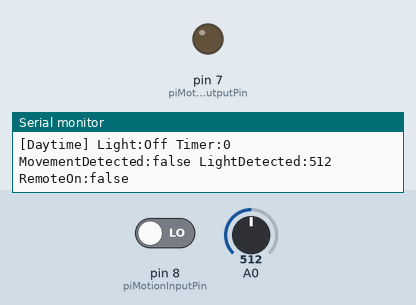
Recording of a sketch running on a simulated Arduino Uno, built with avr-gcc and run on an emulated ATmega328P. Parts: output pins drawn as LEDs (lit = HIGH), the last lines printed to the serial monitor. The test bench sets the inputs (shaded band); at power-on: A0 = 512, pin 8 (piMotionInputPin) LOW.

Above: at 1.2 s.
1.3 s: A0 set to 107
4.3 s: A0 set to 93
7.3 s: pin 8 (piMotionInputPin) driven HIGH
9.3 s: A0 set to 11
12.3 s: A0 set to 8
At 12.7 s:
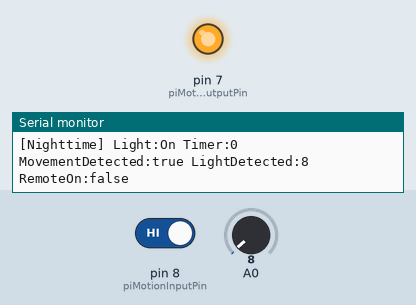
13.8 s: pin 8 (piMotionInputPin) driven LOW
At 24.8 s:
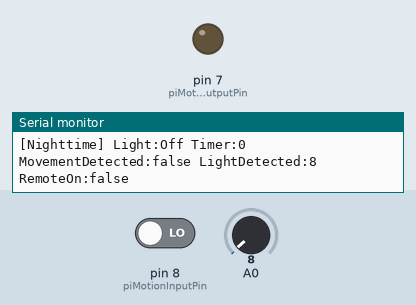
Timing chart, 0 to 25.3 s (numbered marks = the images above; inputs shaded):
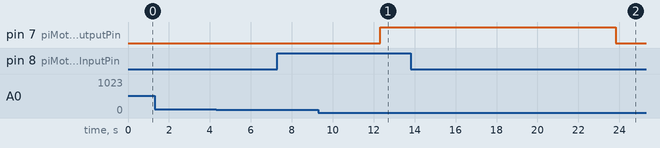

Measured:
- the behaviour switches between 10 and 9 on A0 (found by bisection; images 0 and 1)
- after the input at 12.3 s, pin 7 (piMotionOutputPin): LOW → HIGH at once
- after the input at 13.8 s, pin 7 (piMotionOutputPin): HIGH → LOW after 10.0 s

The sketch:

outside-light.ino
```cpp
const int feather = 115200;
const int uno = 9600;
const int baudRate = uno;
const int piMotionInputPin = 8;
const int piMotionOutputPin = 7;
const int photocellInputPin = 0;

// Light Sensitive Motion Activated Wifi Switch

class LsMawSwitch{

  public: //public otherwise error: test::test private

  String todStatus;
  String lightStatus;

  bool lightOn;
  bool daytime;
  bool motionDetected;
  bool timerActive;
  bool remoteOn;

  int lightDetected;
  int PIRSensor;
  int timer;
  int switchOffDelay;

  unsigned long lastMotionTime;

  LsMawSwitch(){ //the constructor
    daytime = false;
    todStatus = "Nighttime";
    lightDetected = 0;
    lightOn = false;
    lightStatus = "Off";
    PIRSensor = 0;
    motionDetected = false;
    lastMotionTime = 0;
    timer = 0;
    timerActive = false;
    switchOffDelay = 10000;
    remoteOn = false;
  }

  void setNighttime(){
    daytime = false;
    todStatus = "Nighttime";
  }

  void setDaytime(){
    daytime = true;
    todStatus = "Daytime";
  }

  void readLedPhotocell(){
    lightDetected = (analogRead(0));
  }

  void turnOnTheLight(){
    lightOn = true;
    lightStatus = "On";
    digitalWrite(piMotionOutputPin, HIGH);
  }

  void turnOffTheLight(){
    lightOn = false;
    lightStatus = "Off";
    digitalWrite(piMotionOutputPin, LOW);
  }

  void updateDayNightTransition() {
    readLedPhotocell();
    if ( lightDetected < 10 ) {
      setNighttime();
    } else {
      setDaytime();
    }
  }

  void checkForMotion() {
    PIRSensor = digitalRead(piMotionInputPin);
    if ( PIRSensor == 1 ) {
      motionDetected = true;
    } else {
      motionDetected = false;
    }
  }

  void startTheTimer() {
    timer = 0;
    lastMotionTime = millis();
  }

  void resetTheTimer() {
    timer = 0;
  }

  void updateTheTimer() {
    if ( lightOn ) {
      timer = (millis() - lastMotionTime);
    } else {
      timer = 0;
    }
  }

  void delayShutOff() {
    updateTheTimer();
    if( timer >= switchOffDelay) {
      turnOffTheLight();
      resetTheTimer();
    }
  }

};

LsMawSwitch sw = LsMawSwitch();

void setup() {
  Serial.begin(baudRate);
  pinMode(piMotionInputPin, INPUT);
  pinMode(piMotionOutputPin, OUTPUT);
  pinMode(A0, INPUT);
}

char *boolstring( _Bool b ) { return b ? "true" : "false"; }

void loop() {

  // Program loop starts here

  // Check for PIRSensor for motion

  sw.checkForMotion();

  // Check for remote override
  if ( sw.remoteOn ) {

    sw.turnOnTheLight();

  } else {

    // Check if security light is on or off

    if ( ! sw.lightOn ) {

      // security light is off

      // try to detect and update time of day transition
      // by reading photo led sensor and set value of
      // daytime(true or false)
      sw.updateDayNightTransition();

    }

    // Check if it's Daytime or Nighttime

    if ( ! sw.daytime ) {

      // It's Nighttime

      if ( sw.motionDetected ) {

        // Movement detected

        sw.turnOnTheLight();

        sw.startTheTimer();

      } else {

        // wait before turning off the light
        sw.delayShutOff();

      }

    } else {

      // It's Daytime!!

      sw.turnOffTheLight();

    }

  }

  String message =  String( "[" + sw.todStatus + "] " + "Light:" + sw.lightStatus );
  message +=  String( " Timer:" + String(sw.timer, DEC) + " MovementDetected:" + String(boolstring(sw.motionDetected)));
  message +=  String( " LightDetected:" + String(sw.lightDetected, DEC) + " RemoteOn:" + String(boolstring(sw.remoteOn)) );
  Serial.println(message);
}


// http://arduino.sundh.com/2013/02/photoresistor-controlling-led/
// https://community.thinger.io/t/esp8266-analog-read/37
// https://learn.adafruit.com/adafruit-feather-huzzah-esp8266/using-arduino-ide
```
